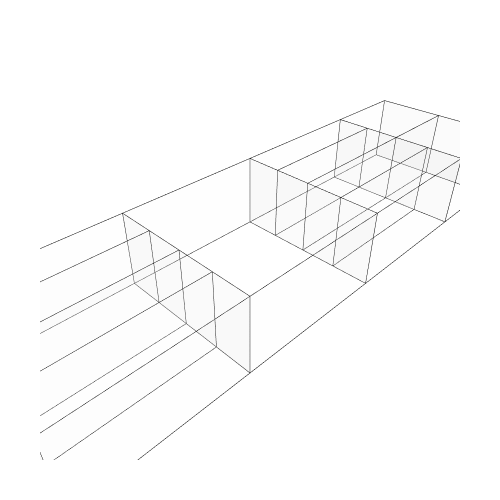

The notebook cell this image was saved under:
### Markdown cell above
## 7.Show Cells

### Code cell
# Show geometry only (no vertices, no graph)
Topology.Show(cc_rooms,
              faceOpacity=0.1,
              faceColor="white",
              edgeColor="black",
              edgeWidth=1,
              showVertices=False,
              width=500,
              height=500,
              backgroundColor="white",
              renderer=renderer)

### Figure 1 — Plotly figure (JSON) as saved in the notebook; plotly's stock layout.template omitted (floating-point values rounded to 4 significant figures; data arrays with more than 128 entries replaced by an {"elided": "..."} marker saying what was removed)
{"data": [{"hoverinfo": "text", "legendgroup": "2", "legendrank": 2, "line": {"color": "black", "dash": "solid", "width": 1}, "marker": {"size": 0}, "mode": "lines", "name": "1: Untitled (Edges)", "showlegend": false, "text": "", "type": "scatter3d", "x": {"elided": "306 int values"}, "y": {"elided": "306 int values"}, "z": {"elided": "306 int values"}}, {"cmax": 1, "cmin": 0, "color": "#FFFFFF", "colorscale": [[0, "#440154"], [0.1111, "#482878"], [0.2222, "#3e4989"], [0.3333, "#31688e"], [0.4444, "#26828e"], [0.5556, "#1f9e89"], [0.6667, "#35b779"], [0.7778, "#6ece58"], [0.8889, "#b5de2b"], [1, "#fde725"]], "flatshading": true, "hoverinfo": "text", "hovertext": "", "i": {"elided": "148 int values"}, "j": {"elided": "148 int values"}, "k": {"elided": "148 int values"}, "legendgroup": "3", "legendrank": 3, "lighting": {"facenormalsepsilon": 0}, "name": "1: Untitled (Faces)", "opacity": 0.1, "showlegend": false, "showscale": false, "text": "", "type": "mesh3d", "x": [4, 4, -4, -4, -4, 4, -4, 4, -4, 4, -4, 4, 4, -4, 4, -4, 4, -4, 4, -4, 12, 12, 12, 12, -12, -12, -12, -12, -12, -12, -12, -12, -12, -12, 12, 12, 12, 12, 12, 12, 17, 17, 17, 17, -17, -17, -17, -17, -17, -17, 17, 17], "y": [0, 0, 0, 0, 2, 2, 4, 4, 6, 6, 8, 8, 2, 2, 4, 4, 6, 6, 8, 8, 0, 0, 2, 2, 2, 2, 0, 0, 4, 4, 6, 6, 8, 8, 6, 6, 8, 8, 4, 4, 0, 0, 4, 4, 0, 0, 4, 4, 8, 8, 8, 8], "z": [0, 4, 4, 0, 0, 0, 0, 0, 0, 0, 0, 0, 4, 4, 4, 4, 4, 4, 4, 4, 0, 4, 4, 0, 0, 4, 4, 0, 0, 4, 0, 4, 0, 4, 0, 4, 4, 0, 0, 4, 0, 4, 0, 4, 4, 0, 4, 0, 0, 4, 4, 0]}], "layout": {"autosize": true, "height": 500, "margin": {"b": 40, "l": 40, "r": 40, "t": 40}, "paper_bgcolor": "#FFFFFF", "plot_bgcolor": "#FFFFFF", "scene": {"aspectmode": "data", "camera": {"center": {"x": 0, "y": 0, "z": 0}, "eye": {"x": -1.25, "y": -1.25, "z": 1.25}, "projection": {"type": "perspective"}, "up": {"x": 0, "y": 0, "z": 1}}, "xaxis": {"visible": false}, "yaxis": {"visible": false}, "zaxis": {"visible": false}}, "showlegend": true, "width": 500, "xaxis": {"showgrid": false, "visible": false, "zeroline": false}, "yaxis": {"showgrid": false, "visible": false, "zeroline": false}}}
